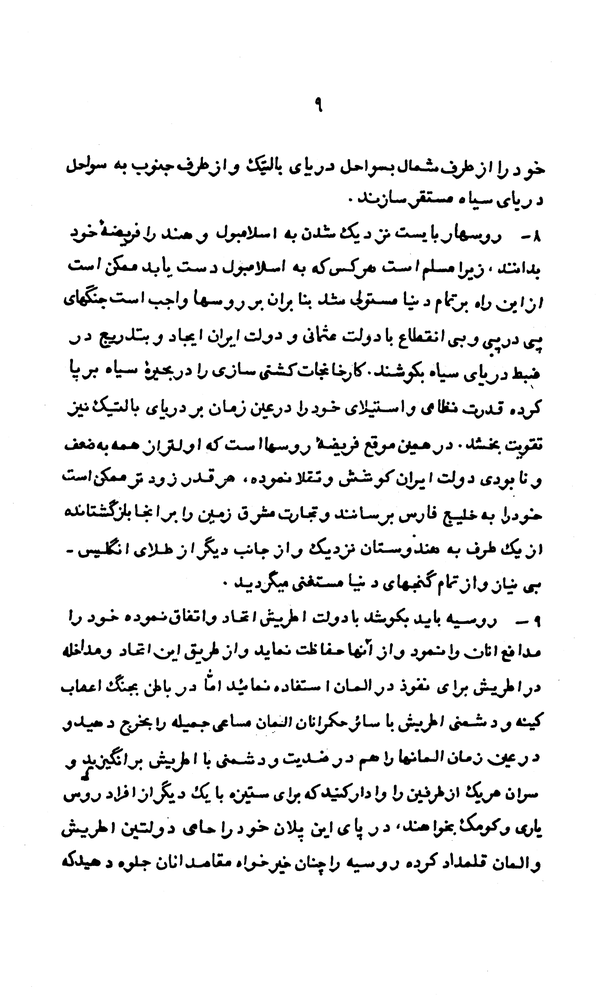
%> input picture AzuAckuRisalah/Pages/page-14.png, 615 x 1000 px, shrunk from 1567 x 2550 before the run
$ octave TextRead1.m   (GNU Octave 9; MATLAB toolbox functions it lacks are replaced by stand-ins)
%> lines starting %> are read from the running program, lines starting %| are printed output that depends on the picture; in (x1, y1, x2, y2) boxes, pixels count from 0 and x2, y2 are one past the last pixel; in counts of white or black regions, pixels touching at a corner belong together; the program's own positions count from 1
### AzuAckuRisalah/BWThreshold.m
function [BW] = BWThreshold(I,Type,Thres)
% BWTHRESHOLD changes a color image to monochrome.
%  [BW] = BWTHRESHOLD(I,TYPE,Thres) changes a color image I to monochrome,
%  according to an integer TYPE grayscale first, then
%  using different methods based on Type, it changes the figure I to
%  grayscale and then to black and white.
%  Thres is defining the the threshold value; it is optional and the
%  default is 0.2
if  nargin < 3
    Thres=0.2;
end
if size(I,3)==3
    Igray=rgb2gray(I);
else
    Igray=I;
end
switch Type
    case 1 %Threshold is fixed at 0.2
        T=Thres;
    case 2 %Threshold is global using Otsu Method
        T=('global');
        if  nargin == 3
            warning("Thres parameter is not being used in Otsu Method!")
        end
    case 3 %Adaptive Filter using Mean Method
        T=adaptthresh(Igray,Thres,'ForegroundPolarity','dark','Statistic','mean');
    case 4 %Adaptive Filter using Gaussian Method
        T=adaptthresh(Igray,Thres,'ForegroundPolarity','dark','Statistic','gaussian');
    case 5 %Adaptive Filter using Median Method
        warning("Using Mean Method might be very time comsuming!")
        T=adaptthresh(Igray,Thres,'ForegroundPolarity','dark','Statistic','median');
end
BW=~imbinarize(Igray,T);
end

### AzuAckuRisalah/TextRead1.m
%This script tries to decompose a page to its lines
% and use Matlab OCR to show the translation
%Furthermore, it draws some pics which are very useful

clc;clear;close all
BigSizeThresh=10000; %The maximum number of pixels considered as a text
SmallSizeThresh=10;  %The manimum number of pixels considered as a text
BinzarazationType=2; %The type for binarization
BinzarazationThresh=0.2; %The parameter for binarization
Vexpansion = 0.0; %in percent
Hexpansion = 0.2; %in percent
%%
%Reading the Image and Convert to Binarazid
colorImage = imread(fullfile('Pages','page-14.png'));
%> colorImage is the input picture: size 1000x615 uint8; min 0, max 255, mean 238.2
I=~BWThreshold(colorImage,BinzarazationType,BinzarazationThresh);
%> in BWThreshold, `BW=~imbinarize(Igray,T);`:
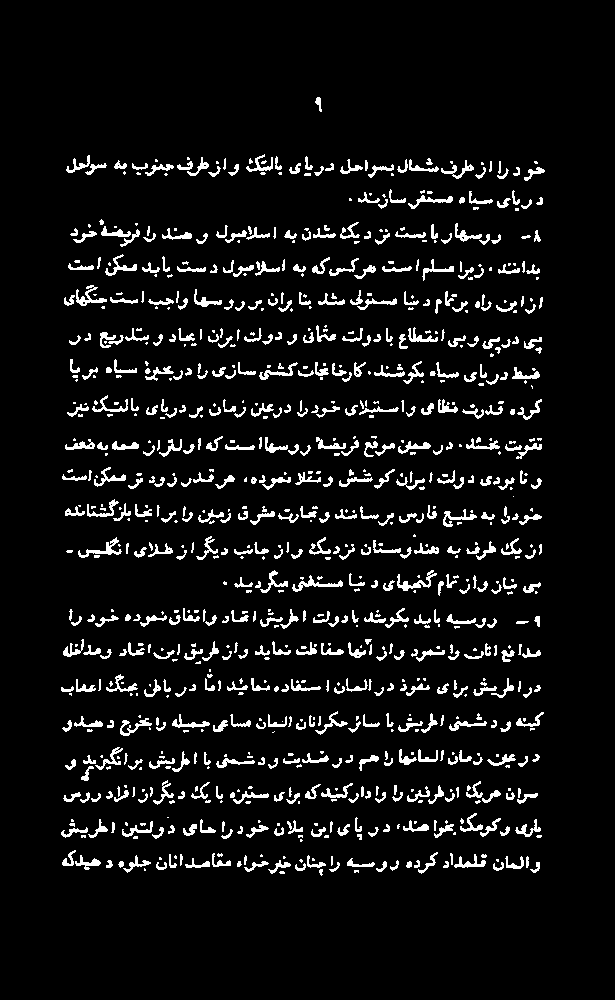
%> BW: size 1000x615 logical; 6.8% white in thin lines or dots, all inside (x1, y1, x2, y2) = (61, 97, 545, 876)
I = ~bwareaopen(I,BigSizeThresh);     %removing the big connected region
I = ~bwareaopen(I,SmallSizeThresh);        %removing the small connected regions
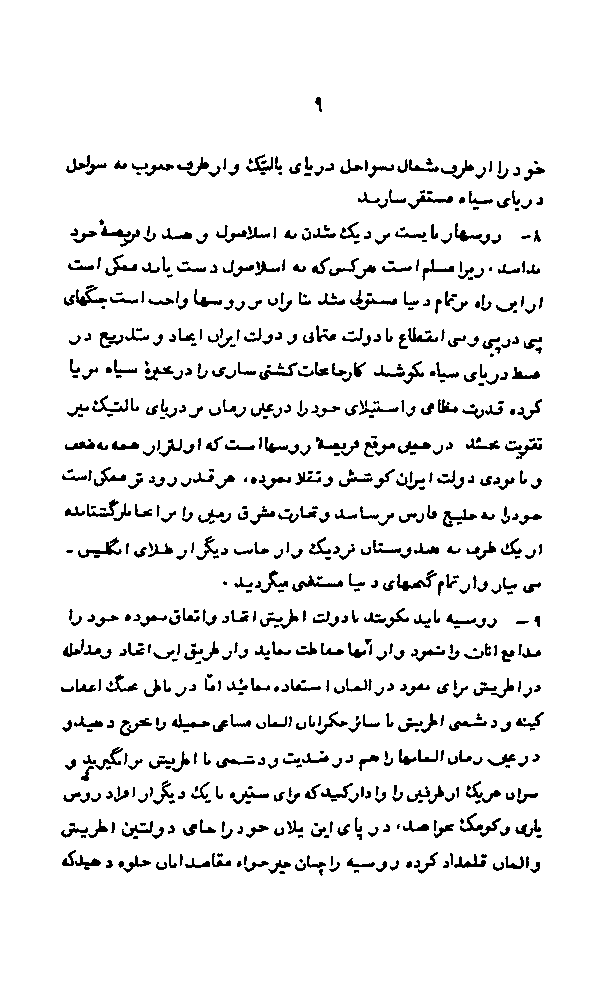
%> I: size 1000x615 logical; 93.4% white; 745 black regions (156 under 20 px)
figure;
subplot(1,2,1);imshow(colorImage);title('original')
subplot(1,2,2);imshow(I);title('binarized')
%%
%Finding the Text and connected region
[mserConnComp] = bwconncomp(~I);
%> mserConnComp = 745 connected components
mserStats = regionprops(mserConnComp, 'BoundingBox', 'Extent', 'Image','Centroid','Orientation');
%> mserStats = 745 regions; largest, box (x1, y1, x2, y2), Centroid, Orientation and Extent: (78, 537, 122, 558) [103.5 550.5] 13.38 0.26, (292, 575, 343, 592) [316.1 585.3] 2.62 0.27, (397, 570, 437, 591) [416.2 583.1] 13.06 0.295
%%
% Get bounding boxes for all the regions
bboxes = vertcat(mserStats.BoundingBox);
%> bboxes = 745 rows, first 8: [61.5 686.5 13 6; 61.5 827.5 27 11; 62.5 474.5 25 7; 62.5 720.5 10 12; 62.5 850.5 14 16; 63.5 639.5 21 18; 63.5 792.5 18 10; 64.5 295.5 11 11]
% Convert [x y width height] to the [xmin ymin xmax ymax]
[xmin,ymin,xmax,ymax]=BoxConverter(bboxes(:,1),bboxes(:,2),bboxes(:,3),bboxes(:,4));
% Expand the bounding boxes by a small amount.
[xmin,ymin,xmax,ymax]=BoxExpand(xmin,ymin,xmax,ymax,Vexpansion,Hexpansion,I);
% Show the expanded bounding boxes
[expandedBBoxes(:,1),expandedBBoxes(:,2),expandedBBoxes(:,3),expandedBBoxes(:,4)]=InvBoxConverter(xmin,ymin,xmax,ymax);
IExpandedBBoxes = insertShape(colorImage,'Rectangle',expandedBBoxes,'LineWidth',3,'Color',{'green'});
figure
subplot(1,2,1);imshow(IExpandedBBoxes);axis on
title('Expanded Bounding Boxes Text')
%%
[bboxes]=OverLapFinder(expandedBBoxes,xmin,ymin,xmax,ymax);
% [75 lines not run here, left out]
function [xmin,ymin,xmax,ymax]=BoxConverter(xmin,ymin,width,height)
    xmax = xmin + width - 1;
%> xmax = 745 values, max 544.5 at index 725, min 71.5 at index 4, mean 316.8
    ymax = ymin + height- 1;
%> ymax = 745 values, max 875.5 at index 401, min 111.5 at index 389, mean 533.1
%> `[xmin,ymin,xmax,ymax]=BoxConverter(bboxes(:,1),bboxes(:,2),bboxes(:,3)..`: xmin = 745 values from 61.5 to 539.5; ymin = 745 values, max 871.5 at index 329, min 97.5 at index 389, mean 524.2
end

function [xmin,ymin,width,height]=InvBoxConverter(xmin,ymin,xmax,ymax)
    width=xmax-xmin+1 ;
    height=ymax-ymin+1;
end

function [xmin,ymin,xmax,ymax]=BoxExpand(xmin,ymin,xmax,ymax,Vexpansion,Hexpansion,Image)
%> called with Vexpansion = 0, Hexpansion = 0.2
    XExpand=(xmax-xmin)*Hexpansion/2;
%> XExpand = 745 values, max 5 at index 350, min 0.1 at index 202, mean 1.12
    YExpand=(ymax-ymin)*Vexpansion/2;
%> YExpand = 745 values from 0 to 0
    xmin =  xmin-XExpand;
%> xmin = 745 values, max 539.3 at index 745, min 58.9 at index 2, mean 304.5
    ymin =  ymin-YExpand;
    xmax =  xmax+XExpand;
%> xmax = 745 values, max 546.5 at index 725, min 72.4 at index 4, mean 317.9
%> in InvBoxConverter, `width=xmax-xmin+1 ;`: width = 745 values, max 61 at index 350, min 2.2 at index 202, mean 14.44
%> in InvBoxConverter, `height=ymax-ymin+1;`: height = 745 values, max 25 at index 132, min 2 at index 141, mean 9.87
%> `IExpandedBBoxes = insertShape(colorImage,'Rectangle',expandedBBoxes,'L..`:
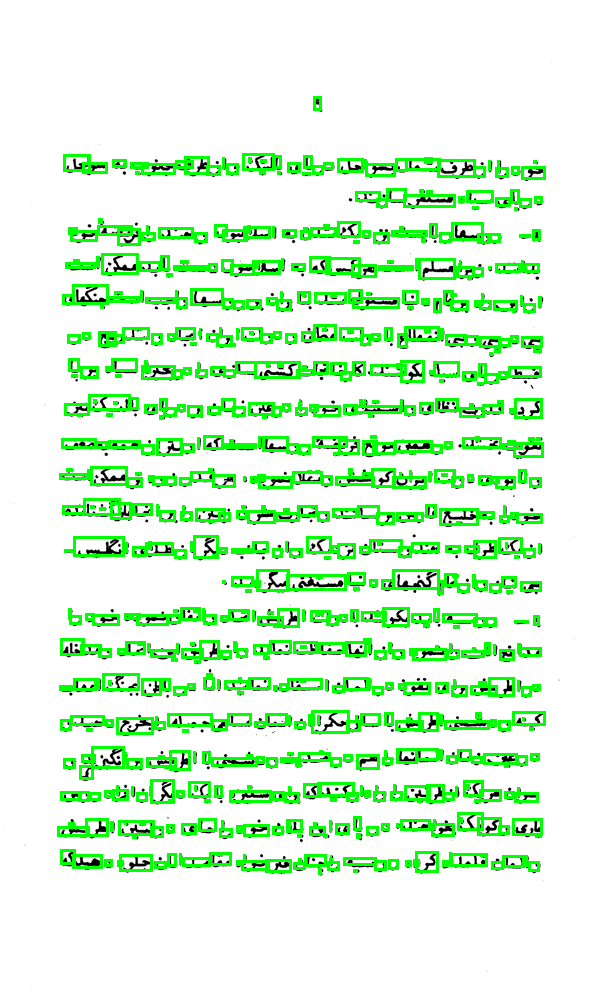
%> IExpandedBBoxes: size 1000x615x3 uint8; mean R, G, B 216.3, 247.9, 216.3
    ymax =  ymax+YExpand;

    % Clip the bounding boxes to be within the image bounds
    xmin = max(xmin, 1);
    ymin = max(ymin, 1);
    xmax = min(xmax, size(Image,2));
    ymax = min(ymax, size(Image,1));
end


function [textBBoxes]=OverLapFinder(expandedBBoxes,xmin,ymin,xmax,ymax)
% Compute the overlap ratio
    overlapRatio = bboxOverlapRatio(expandedBBoxes, expandedBBoxes);
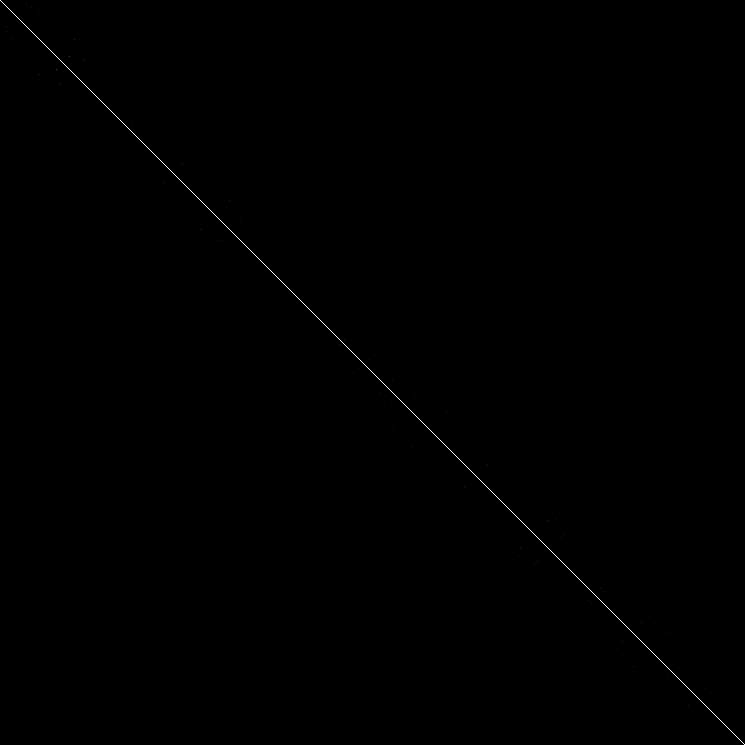
%> overlapRatio: size 745x745 double; min 0, max 1, mean 0.0014
    % Set the overlap ratio between a bounding box and itself to zero to simplify the graph representation.
    n = size(overlapRatio,1);
%> n = 745
    overlapRatio(1:n+1:n^2) = 0;
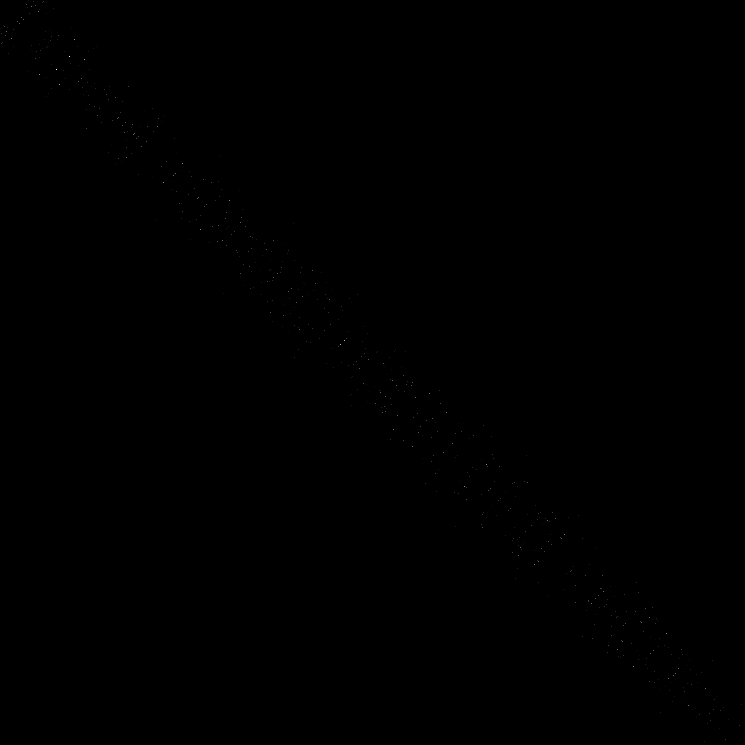
%> overlapRatio: size 745x745 double; 0.13% of pixels changed, all inside (x1, y1, x2, y2) = (0, 0, 745, 745); drawn with min black and max white
    % Create the graph
%> (the run ends here)

$ run again, with AzuAckuRisalah/Pages/page-03.png copied over AzuAckuRisalah/Pages/page-14.png
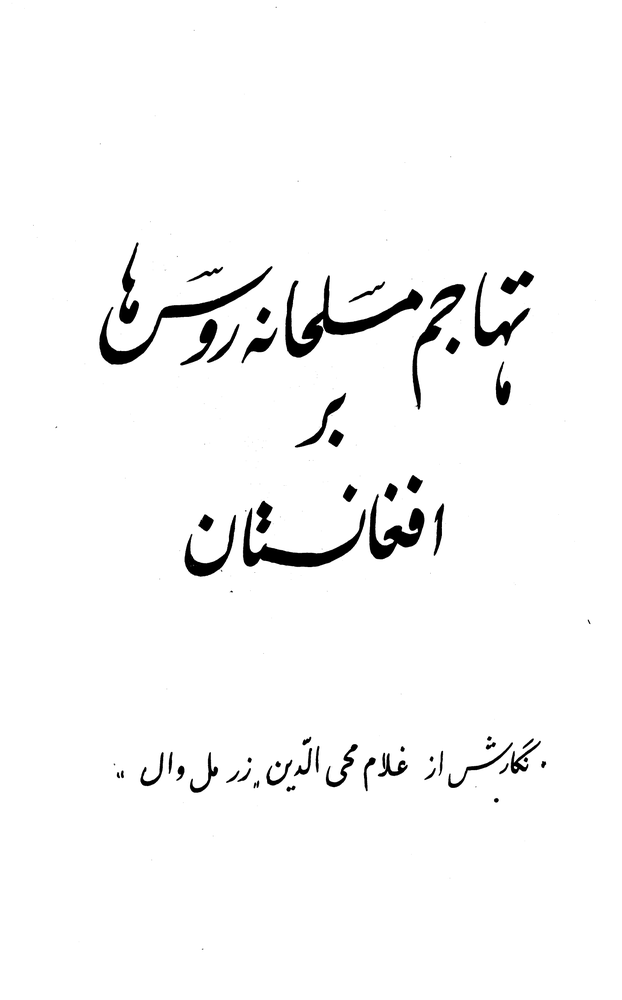
%> input picture AzuAckuRisalah/Pages/page-03.png, 622 x 1000 px, shrunk from 1437 x 2310 before the run
%> colorImage is the input picture: size 1000x622 uint8; min 0, max 255, mean 247.8
%> in BWThreshold, `BW=~imbinarize(Igray,T);`:
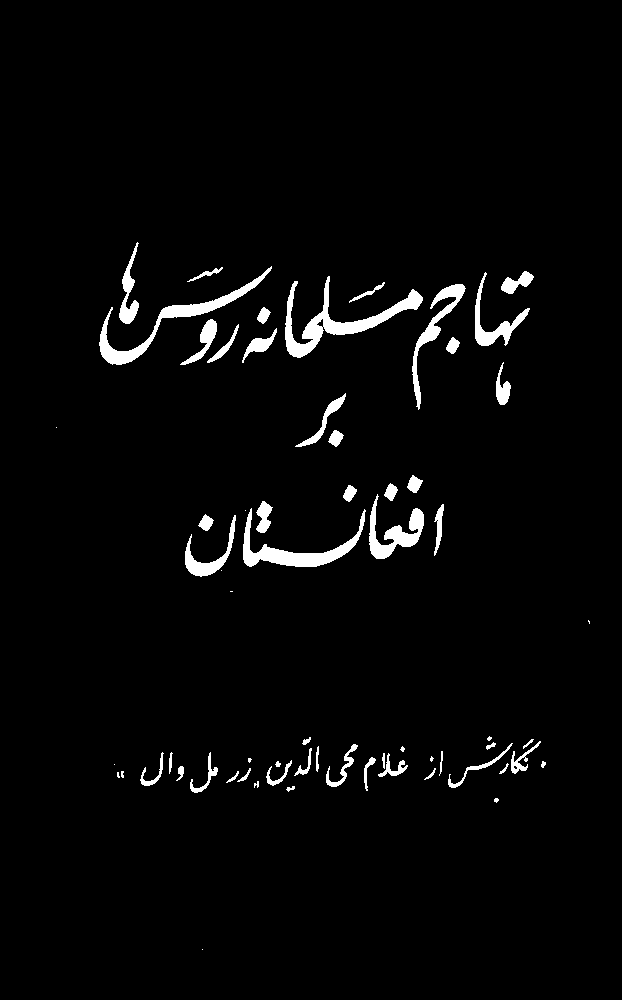
%> BW: size 1000x622 logical; 2.9% white; 64 white regions (14 under 20 px), largest, box (x1, y1, x2, y2) and area: (285, 276, 423, 358) 2499, (99, 266, 272, 365) 2003, (243, 508, 366, 567) 1817
%> mserConnComp = 57 connected components
%> mserStats = 57 regions; largest, box (x1, y1, x2, y2), Centroid, Orientation and Extent: (99, 266, 272, 365) [170.4 323] 25.31 0.117, (285, 276, 423, 358) [338.7 322.3] 13.13 0.221, (243, 508, 366, 567) [295.9 552] 2.16 0.25
%> bboxes = 57 rows, first 8: [99.5 266.5 173 99; 117.5 772.5 3 6; 119.5 242.5 20 82; 121.5 771.5 3 7; 140.5 752.5 24 34; 169.5 752.5 4 22; 176.5 766.5 8 15; 180.5 319.5 37 46]
%> in BoxConverter, `xmax = xmin + width - 1;`: xmax = 57 values, max 545.5 at index 57, min 119.5 at index 2, mean 349.3
%> in BoxConverter, `ymax = ymin + height- 1;`: ymax = 57 values, max 802.5 at index 51, min 281.5 at index 10, mean 619.7
%> `[xmin,ymin,xmax,ymax]=BoxConverter(bboxes(:,1),bboxes(:,2),bboxes(:,3)..`: xmin = 57 values from 99.5 to 541.5; ymin = 57 values, max 798.5 at index 51, min 242.5 at index 3, mean 591.2
%> XExpand = 57 values, max 17.2 at index 1, min 0.2 at index 2, mean 2.52
%> YExpand = 57 values from 0 to 0
%> in BoxExpand, `xmin =  xmin-XExpand;`: xmin = 57 values, max 541.1 at index 57, min 82.3 at index 1, mean 321.6
%> in BoxExpand, `xmax =  xmax+XExpand;`: xmax = 57 values, max 545.9 at index 57, min 119.7 at index 2, mean 351.9
%> width = 57 values, max 207.4 at index 1, min 3.4 at index 29, mean 31.27
%> height = 57 values, max 126 at index 41, min 5 at index 18, mean 29.53
%> in OverLapFinder, `overlapRatio(1:n+1:n^2) = 0;`:
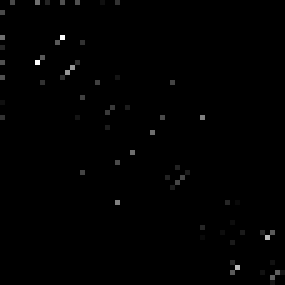
%> overlapRatio: size 57x57 double (shown 5 times larger); min 0, max 0.227, mean 0.00125; drawn with min black and max white
